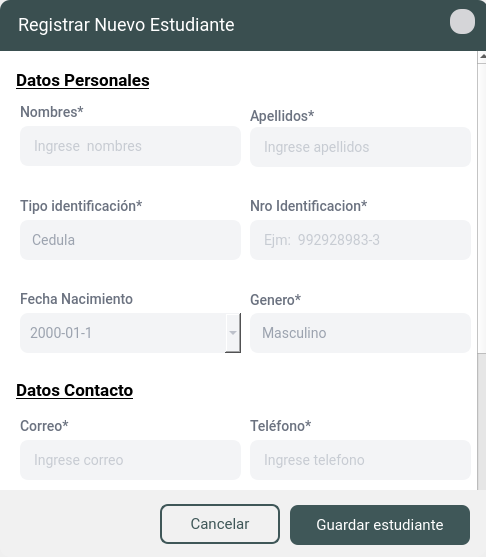
<?xml version="1.0" encoding="UTF-8"?>
<ui version="4.0">
 <class>FormularioEstudiante</class>
 <widget class="QDialog" name="FormularioEstudiante">
  <property name="geometry">
   <rect>
    <x>0</x>
    <y>0</y>
    <width>486</width>
    <height>557</height>
   </rect>
  </property>
  <property name="minimumSize">
   <size>
    <width>486</width>
    <height>557</height>
   </size>
  </property>
  <property name="maximumSize">
   <size>
    <width>486</width>
    <height>557</height>
   </size>
  </property>
  <property name="windowTitle">
   <string>Formulario Estudiante</string>
  </property>
  <layout class="QGridLayout" name="gridLayout">
   <property name="leftMargin">
    <number>0</number>
   </property>
   <property name="topMargin">
    <number>0</number>
   </property>
   <property name="rightMargin">
    <number>0</number>
   </property>
   <property name="bottomMargin">
    <number>0</number>
   </property>
   <property name="spacing">
    <number>0</number>
   </property>
   <item row="0" column="0">
    <widget class="QFrame" name="frame">
     <property name="styleSheet">
      <string notr="true">#frame{background-color: #f1f1f1;
border-top-left-radius: 10px;
border-top-right-radius: 10px; 
border-bottom-right-radius: 10px;
border-bottom-left-radius: 10px;}

</string>
     </property>
     <property name="frameShape">
      <enum>QFrame::NoFrame</enum>
     </property>
     <property name="frameShadow">
      <enum>QFrame::Raised</enum>
     </property>
     <widget class="QScrollArea" name="scrollArea">
      <property name="geometry">
       <rect>
        <x>0</x>
        <y>50</y>
        <width>491</width>
        <height>461</height>
       </rect>
      </property>
      <property name="styleSheet">
       <string notr="true">#scrollArea{background-color: #f1f1f1; 
border-bottom-right-radius: 10px;
border-bottom-left-radius: 10px;}



QLabel{
font-family: Roboto;
font-style: normal;
font-weight: 450;
font-size: 14px;
letter-spacing: 0.02em;
color: #6B7280;}


QLineEdit{
font-family: Roboto;
font-style: normal;
font-weight: normal;
font-size: 14px;
letter-spacing: 0.02em;
background: #F3F4F6;
border: 2px solid #F3F4F6;
border-radius: 8px;
color:#9CA3AF;
padding:10px}

QLineEdit::focus{
background: #FFFFFF;
border: 2px solid #344647;
border-radius: 8px;
}



QDateEdit {
    font-family: Roboto;
    font-style: normal;
    font-weight: normal;
    font-size: 14px;
    letter-spacing: 0.02em;
    background: #F3F4F6;
    color: #9CA3AF;
    padding: 8px;
    border-radius: 8px;
}

QDateEdit::up-button {
    min-width: 25px;
    min-height: 12px;
    background-color: #F3F4F6; 
    border-radius: 6px;
}

QDateEdit::down-button {
    min-width: 25px;
    min-height: 12px;
    background-color: #F3F4F6; 
    border-radius: 6px;
}

QDateEdit::up-arrow {
    image: url(:/menu/contraerarriba.png);
    width: 11px;
    height: 11px;
}

QDateEdit::down-arrow {
    image: url(:/menu/contraerabajo.png);
    width: 11px;
    height: 11px;
}

QDateEdit:focus {
    background: #FFFFFF;
    border: 2px solid #344647;
    border-radius: 8px;
}

/* Estilo para el QCalendarWidget */
QCalendarWidget {
    font-family: Roboto;
    background: #F3F4F6;
    color: #344647;
    border: 2px solid #344647;
    border-radius: 8px;
}

QCalendarWidget QToolButton {
    background-color: #F3F4F6;
    color: #344647;
    font-size: 14px;
    border: none;
    margin: 5px;
    padding: 5px;
}

QCalendarWidget QToolButton:hover {
    background-color: #E2E3E4;
}

QCalendarWidget QMenu {
    background-color: #F3F4F6;
    color: #344647;
}

QCalendarWidget QSpinBox {
    background: #F3F4F6;
    color: #344647;
    font-size: 14px;
    border: 1px solid #E2E3E4;
    border-radius: 4px;
    margin: 2px;
}

QCalendarWidget QSpinBox::up-button, QCalendarWidget QSpinBox::down-button {
    subcontrol-origin: border;
    background: #E2E3E4;
    border: none;
}

QCalendarWidget QSpinBox::up-arrow, QCalendarWidget QSpinBox::down-arrow {
    width: 10px;
    height: 10px;
}

QCalendarWidget QAbstractItemView:enabled {
    font-size: 14px;
    color: #344647;
    background-color: #FFFFFF;
    selection-background-color: #689091;
    selection-color: #FFFFFF;
    outline: none;
}

QCalendarWidget QAbstractItemView:disabled {
    color: #9CA3AF;
}

QCalendarWidget QWidget#qt_calendar_navigationbar {
    background-color: #F3F4F6;
    border-bottom: 1px solid #E2E3E4;
}

/* COMBOBOX */

QComboBox{
font-family: Roboto;
font-style: normal;
font-weight: normal;
font-size: 14px;
letter-spacing: 0.02em;
background: #F3F4F6;
color:#9CA3AF;
border-radius:8px;
padding:10px;
combobox-popup: 0;
border: 2px solid #F3F4F6;

}


QComboBox::drop-down
{
    width: 20px;
    border-left-width: 1px;
	padding: 10px 10px 10px 20px;
 }


QComboBox QAbstractItemView {
	color:#9CA3AF;
	font-size:14px;
	background-color: #F3F4F6;
	selection-background-color:#344647;
	selection-color:#ffffff;
	outline: 0px;
   border: 1px solid #344647;
 border-radius:8px;
padding:10px
}



QComboBox::down-arrow
{
	image: url(:/menu/contraerabajo.png);
     width: 11px;
     height: 11px;
}

QComboBox::focus{
background: #FFFFFF;
border: 2px solid #344647;
border-radius: 8px;
}

/* QLabel para Mostrar Error */
QLabel#errorNombres, #errorApellidos, #errorIdentificacion, #errorFechaNacimiento, #errorCorreo, #errorTelefono, #errorDireccion{
    font-family: Roboto;
    font-style: normal;
    font-weight: bold;
    font-size: 14px;
    color: #D32F2F; 
}



</string>
      </property>
      <property name="frameShape">
       <enum>QFrame::NoFrame</enum>
      </property>
      <property name="widgetResizable">
       <bool>true</bool>
      </property>
      <widget class="QWidget" name="scroll_registro_estudiante">
       <property name="geometry">
        <rect>
         <x>0</x>
         <y>0</y>
         <width>474</width>
         <height>690</height>
        </rect>
       </property>
       <property name="minimumSize">
        <size>
         <width>0</width>
         <height>690</height>
        </size>
       </property>
       <property name="styleSheet">
        <string notr="true">#scroll_registro_estudiante{
	background-color: rgb(255, 255, 255);
border-bottom-right-radius: 10px;
border-bottom-left-radius: 10px;
}
</string>
       </property>
       <widget class="QLabel" name="datospersonales">
        <property name="geometry">
         <rect>
          <x>10</x>
          <y>20</y>
          <width>161</width>
          <height>21</height>
         </rect>
        </property>
        <property name="styleSheet">
         <string notr="true">#datospersonales {
    font-family: Roboto;
    font-style: normal;
    font-weight: bold;
    font-size: 17px;
    letter-spacing: 0.02em;
    color: #000000; 
    padding: 2px; 
    text-decoration: underline; /* Agrega subrayado */
}
</string>
        </property>
        <property name="text">
         <string>Datos Personales</string>
        </property>
       </widget>
       <widget class="QLineEdit" name="line_nombres">
        <property name="enabled">
         <bool>true</bool>
        </property>
        <property name="geometry">
         <rect>
          <x>20</x>
          <y>76</y>
          <width>221</width>
          <height>40</height>
         </rect>
        </property>
        <property name="styleSheet">
         <string notr="true"/>
        </property>
        <property name="maxLength">
         <number>30</number>
        </property>
        <property name="frame">
         <bool>true</bool>
        </property>
        <property name="alignment">
         <set>Qt::AlignLeading|Qt::AlignLeft|Qt::AlignVCenter</set>
        </property>
        <property name="placeholderText">
         <string>Ingrese  nombres</string>
        </property>
       </widget>
       <widget class="QLabel" name="lbl11">
        <property name="geometry">
         <rect>
          <x>20</x>
          <y>50</y>
          <width>171</width>
          <height>21</height>
         </rect>
        </property>
        <property name="styleSheet">
         <string notr="true"/>
        </property>
        <property name="text">
         <string>Nombres*</string>
        </property>
        <property name="alignment">
         <set>Qt::AlignBottom|Qt::AlignLeading|Qt::AlignLeft</set>
        </property>
       </widget>
       <widget class="QLabel" name="lbl11_2">
        <property name="geometry">
         <rect>
          <x>250</x>
          <y>54</y>
          <width>171</width>
          <height>21</height>
         </rect>
        </property>
        <property name="styleSheet">
         <string notr="true"/>
        </property>
        <property name="text">
         <string>Apellidos*</string>
        </property>
        <property name="alignment">
         <set>Qt::AlignBottom|Qt::AlignLeading|Qt::AlignLeft</set>
        </property>
       </widget>
       <widget class="QLineEdit" name="line_apellidos">
        <property name="enabled">
         <bool>true</bool>
        </property>
        <property name="geometry">
         <rect>
          <x>250</x>
          <y>77</y>
          <width>221</width>
          <height>40</height>
         </rect>
        </property>
        <property name="styleSheet">
         <string notr="true"/>
        </property>
        <property name="maxLength">
         <number>30</number>
        </property>
        <property name="frame">
         <bool>true</bool>
        </property>
        <property name="alignment">
         <set>Qt::AlignLeading|Qt::AlignLeft|Qt::AlignVCenter</set>
        </property>
        <property name="placeholderText">
         <string>Ingrese apellidos</string>
        </property>
       </widget>
       <widget class="QComboBox" name="cbo_tipoIdentificacion">
        <property name="geometry">
         <rect>
          <x>20</x>
          <y>170</y>
          <width>221</width>
          <height>40</height>
         </rect>
        </property>
        <item>
         <property name="text">
          <string>Cedula</string>
         </property>
        </item>
        <item>
         <property name="text">
          <string>Carnet extranjeria</string>
         </property>
        </item>
        <item>
         <property name="text">
          <string>Pasaporte</string>
         </property>
        </item>
       </widget>
       <widget class="QLabel" name="lbl9_2">
        <property name="geometry">
         <rect>
          <x>20</x>
          <y>144</y>
          <width>131</width>
          <height>21</height>
         </rect>
        </property>
        <property name="styleSheet">
         <string notr="true"/>
        </property>
        <property name="text">
         <string>Tipo identificación*</string>
        </property>
        <property name="alignment">
         <set>Qt::AlignBottom|Qt::AlignLeading|Qt::AlignLeft</set>
        </property>
       </widget>
       <widget class="QLineEdit" name="line_identificacion">
        <property name="enabled">
         <bool>true</bool>
        </property>
        <property name="geometry">
         <rect>
          <x>250</x>
          <y>170</y>
          <width>221</width>
          <height>40</height>
         </rect>
        </property>
        <property name="styleSheet">
         <string notr="true"/>
        </property>
        <property name="frame">
         <bool>true</bool>
        </property>
        <property name="cursorPosition">
         <number>0</number>
        </property>
        <property name="alignment">
         <set>Qt::AlignLeading|Qt::AlignLeft|Qt::AlignVCenter</set>
        </property>
        <property name="dragEnabled">
         <bool>false</bool>
        </property>
        <property name="readOnly">
         <bool>false</bool>
        </property>
        <property name="placeholderText">
         <string>Ejm:  992928983-3</string>
        </property>
        <property name="cursorMoveStyle">
         <enum>Qt::LogicalMoveStyle</enum>
        </property>
        <property name="clearButtonEnabled">
         <bool>false</bool>
        </property>
       </widget>
       <widget class="QLabel" name="lbl9_4">
        <property name="geometry">
         <rect>
          <x>250</x>
          <y>144</y>
          <width>131</width>
          <height>21</height>
         </rect>
        </property>
        <property name="styleSheet">
         <string notr="true"/>
        </property>
        <property name="text">
         <string>Nro Identificacion*</string>
        </property>
        <property name="alignment">
         <set>Qt::AlignBottom|Qt::AlignLeading|Qt::AlignLeft</set>
        </property>
       </widget>
       <widget class="QLabel" name="label_97">
        <property name="geometry">
         <rect>
          <x>20</x>
          <y>234</y>
          <width>161</width>
          <height>31</height>
         </rect>
        </property>
        <property name="text">
         <string>Fecha Nacimiento</string>
        </property>
       </widget>
       <widget class="QDateEdit" name="date_fechaNacimiento">
        <property name="geometry">
         <rect>
          <x>20</x>
          <y>263</y>
          <width>221</width>
          <height>40</height>
         </rect>
        </property>
        <property name="cursor">
         <cursorShape>PointingHandCursor</cursorShape>
        </property>
        <property name="styleSheet">
         <string notr="true"/>
        </property>
        <property name="displayFormat">
         <string>yyyy-MM-d</string>
        </property>
        <property name="calendarPopup">
         <bool>true</bool>
        </property>
       </widget>
       <widget class="QLabel" name="lbl9_3">
        <property name="geometry">
         <rect>
          <x>250</x>
          <y>238</y>
          <width>131</width>
          <height>21</height>
         </rect>
        </property>
        <property name="styleSheet">
         <string notr="true"/>
        </property>
        <property name="text">
         <string>Genero*</string>
        </property>
        <property name="alignment">
         <set>Qt::AlignBottom|Qt::AlignLeading|Qt::AlignLeft</set>
        </property>
       </widget>
       <widget class="QComboBox" name="cbo_genero">
        <property name="geometry">
         <rect>
          <x>250</x>
          <y>263</y>
          <width>221</width>
          <height>40</height>
         </rect>
        </property>
        <item>
         <property name="text">
          <string>Masculino</string>
         </property>
        </item>
        <item>
         <property name="text">
          <string>Femenino</string>
         </property>
        </item>
        <item>
         <property name="text">
          <string>Otro</string>
         </property>
        </item>
       </widget>
       <widget class="QLabel" name="datoscontacto">
        <property name="geometry">
         <rect>
          <x>10</x>
          <y>330</y>
          <width>171</width>
          <height>21</height>
         </rect>
        </property>
        <property name="styleSheet">
         <string notr="true">#datoscontacto {
    font-family: Roboto;
    font-style: normal;
    font-weight: bold;
    font-size: 17px;
    letter-spacing: 0.02em;
    color: #000000; 
    padding: 2px; 
    text-decoration: underline; /* Agrega subrayado */
}
</string>
        </property>
        <property name="text">
         <string>Datos Contacto</string>
        </property>
       </widget>
       <widget class="QLabel" name="lbl11_3">
        <property name="geometry">
         <rect>
          <x>20</x>
          <y>364</y>
          <width>171</width>
          <height>21</height>
         </rect>
        </property>
        <property name="styleSheet">
         <string notr="true"/>
        </property>
        <property name="text">
         <string>Correo*</string>
        </property>
        <property name="alignment">
         <set>Qt::AlignBottom|Qt::AlignLeading|Qt::AlignLeft</set>
        </property>
       </widget>
       <widget class="QLineEdit" name="line_correo">
        <property name="enabled">
         <bool>true</bool>
        </property>
        <property name="geometry">
         <rect>
          <x>20</x>
          <y>390</y>
          <width>221</width>
          <height>40</height>
         </rect>
        </property>
        <property name="styleSheet">
         <string notr="true"/>
        </property>
        <property name="maxLength">
         <number>30</number>
        </property>
        <property name="frame">
         <bool>true</bool>
        </property>
        <property name="alignment">
         <set>Qt::AlignLeading|Qt::AlignLeft|Qt::AlignVCenter</set>
        </property>
        <property name="placeholderText">
         <string>Ingrese correo</string>
        </property>
       </widget>
       <widget class="QLineEdit" name="line_telefono">
        <property name="enabled">
         <bool>true</bool>
        </property>
        <property name="geometry">
         <rect>
          <x>250</x>
          <y>390</y>
          <width>221</width>
          <height>40</height>
         </rect>
        </property>
        <property name="styleSheet">
         <string notr="true"/>
        </property>
        <property name="maxLength">
         <number>30</number>
        </property>
        <property name="frame">
         <bool>true</bool>
        </property>
        <property name="alignment">
         <set>Qt::AlignLeading|Qt::AlignLeft|Qt::AlignVCenter</set>
        </property>
        <property name="placeholderText">
         <string>Ingrese telefono</string>
        </property>
       </widget>
       <widget class="QLabel" name="lbl11_4">
        <property name="geometry">
         <rect>
          <x>250</x>
          <y>364</y>
          <width>171</width>
          <height>21</height>
         </rect>
        </property>
        <property name="styleSheet">
         <string notr="true"/>
        </property>
        <property name="text">
         <string>Teléfono*</string>
        </property>
        <property name="alignment">
         <set>Qt::AlignBottom|Qt::AlignLeading|Qt::AlignLeft</set>
        </property>
       </widget>
       <widget class="QLineEdit" name="line_direccion">
        <property name="enabled">
         <bool>true</bool>
        </property>
        <property name="geometry">
         <rect>
          <x>20</x>
          <y>480</y>
          <width>451</width>
          <height>40</height>
         </rect>
        </property>
        <property name="styleSheet">
         <string notr="true"/>
        </property>
        <property name="maxLength">
         <number>30</number>
        </property>
        <property name="frame">
         <bool>true</bool>
        </property>
        <property name="alignment">
         <set>Qt::AlignLeading|Qt::AlignLeft|Qt::AlignVCenter</set>
        </property>
        <property name="placeholderText">
         <string>Ingrese calle , pais</string>
        </property>
       </widget>
       <widget class="QLabel" name="lbl11_5">
        <property name="geometry">
         <rect>
          <x>20</x>
          <y>454</y>
          <width>171</width>
          <height>21</height>
         </rect>
        </property>
        <property name="styleSheet">
         <string notr="true"/>
        </property>
        <property name="text">
         <string>Dirección*</string>
        </property>
        <property name="alignment">
         <set>Qt::AlignBottom|Qt::AlignLeading|Qt::AlignLeft</set>
        </property>
       </widget>
       <widget class="QLabel" name="datosacademicos">
        <property name="geometry">
         <rect>
          <x>10</x>
          <y>550</y>
          <width>181</width>
          <height>21</height>
         </rect>
        </property>
        <property name="styleSheet">
         <string notr="true">#datosacademicos {
    font-family: Roboto;
    font-style: normal;
    font-weight: bold;
    font-size: 17px;
    letter-spacing: 0.02em;
    color: #000000; 
    padding: 2px; 
    text-decoration: underline; /* Agrega subrayado */
}
</string>
        </property>
        <property name="text">
         <string>Datos Académicos</string>
        </property>
       </widget>
       <widget class="QLabel" name="lbl9_5">
        <property name="geometry">
         <rect>
          <x>20</x>
          <y>584</y>
          <width>131</width>
          <height>21</height>
         </rect>
        </property>
        <property name="styleSheet">
         <string notr="true"/>
        </property>
        <property name="text">
         <string>Carrera*</string>
        </property>
        <property name="alignment">
         <set>Qt::AlignBottom|Qt::AlignLeading|Qt::AlignLeft</set>
        </property>
       </widget>
       <widget class="QComboBox" name="cbo_carrera">
        <property name="geometry">
         <rect>
          <x>20</x>
          <y>610</y>
          <width>451</width>
          <height>40</height>
         </rect>
        </property>
       </widget>
       <widget class="QLabel" name="errorNombres">
        <property name="geometry">
         <rect>
          <x>20</x>
          <y>115</y>
          <width>221</width>
          <height>16</height>
         </rect>
        </property>
        <property name="text">
         <string/>
        </property>
       </widget>
       <widget class="QLabel" name="errorApellidos">
        <property name="geometry">
         <rect>
          <x>250</x>
          <y>120</y>
          <width>221</width>
          <height>16</height>
         </rect>
        </property>
        <property name="text">
         <string/>
        </property>
       </widget>
       <widget class="QLabel" name="errorIdentificacion">
        <property name="geometry">
         <rect>
          <x>250</x>
          <y>210</y>
          <width>221</width>
          <height>16</height>
         </rect>
        </property>
        <property name="text">
         <string/>
        </property>
       </widget>
       <widget class="QLabel" name="errorFechaNacimiento">
        <property name="geometry">
         <rect>
          <x>20</x>
          <y>300</y>
          <width>221</width>
          <height>16</height>
         </rect>
        </property>
        <property name="text">
         <string/>
        </property>
       </widget>
       <widget class="QLabel" name="errorCorreo">
        <property name="geometry">
         <rect>
          <x>20</x>
          <y>430</y>
          <width>221</width>
          <height>16</height>
         </rect>
        </property>
        <property name="text">
         <string/>
        </property>
       </widget>
       <widget class="QLabel" name="errorTelefono">
        <property name="geometry">
         <rect>
          <x>250</x>
          <y>430</y>
          <width>221</width>
          <height>16</height>
         </rect>
        </property>
        <property name="text">
         <string/>
        </property>
       </widget>
       <widget class="QLabel" name="errorDireccion">
        <property name="geometry">
         <rect>
          <x>20</x>
          <y>520</y>
          <width>441</width>
          <height>16</height>
         </rect>
        </property>
        <property name="text">
         <string/>
        </property>
       </widget>
      </widget>
     </widget>
     <widget class="QFrame" name="frame_pie_pagina">
      <property name="geometry">
       <rect>
        <x>0</x>
        <y>490</y>
        <width>491</width>
        <height>61</height>
       </rect>
      </property>
      <property name="styleSheet">
       <string notr="true">#frame_pie_pagina{background-color: #f1f1f1; 
border-bottom-right-radius: 10px;
border-bottom-left-radius: 10px;}

/*  BOTON */

QPushButton {
    font-family: Roboto;
    font-style: normal;
    font-weight: normal;
    font-size: 15px;
    letter-spacing: 0.02em;
    color: white;
    padding: 8px 16px;
    background: #3f5758;
    border: none; 
    border-radius: 8px; 
}

QPushButton:hover {
    background: #4a6b6c; 
    border: none;
    border-radius: 8px;
}


QPushButton:pressed {
    background: #2e4546;
    border: none;
    border-radius: 8px;
}


/* Botón Cancelar */
QPushButton#cancelButton {
    font-family: Roboto;
    font-style: normal;
    font-weight: normal;
    font-size: 15px;
    letter-spacing: 0.02em;
    color: #3f5758;
    padding: 8px 16px;
    background: transparent;
    border: 2px solid #3f5758; 
    border-radius: 8px; 
}

QPushButton#cancelButton:hover {
    background: rgba(63, 87, 88, 0.1); /* Fondo ligeramente oscuro en hover */
    color: #2e4546; 
    border: 2px solid #2e4546;
}

QPushButton#cancelButton:pressed {
    background: rgba(63, 87, 88, 0.2); /* Fondo más oscuro en estado presionado */
    color: #1c2d2e; 
    border: 2px solid #1c2d2e;
}

</string>
      </property>
      <property name="frameShape">
       <enum>QFrame::NoFrame</enum>
      </property>
      <property name="frameShadow">
       <enum>QFrame::Raised</enum>
      </property>
      <widget class="QPushButton" name="btn_agregar_estudiantes">
       <property name="geometry">
        <rect>
         <x>290</x>
         <y>15</y>
         <width>180</width>
         <height>40</height>
        </rect>
       </property>
       <property name="minimumSize">
        <size>
         <width>180</width>
         <height>40</height>
        </size>
       </property>
       <property name="maximumSize">
        <size>
         <width>110</width>
         <height>40</height>
        </size>
       </property>
       <property name="cursor">
        <cursorShape>PointingHandCursor</cursorShape>
       </property>
       <property name="styleSheet">
        <string notr="true"/>
       </property>
       <property name="text">
        <string>Guardar estudiante</string>
       </property>
       <property name="icon">
        <iconset resource="../image/source.qrc">
         <normaloff>:/menu/botonadd.png</normaloff>:/menu/botonadd.png</iconset>
       </property>
       <property name="iconSize">
        <size>
         <width>15</width>
         <height>21</height>
        </size>
       </property>
      </widget>
      <widget class="QPushButton" name="cancelButton">
       <property name="geometry">
        <rect>
         <x>160</x>
         <y>14</y>
         <width>120</width>
         <height>40</height>
        </rect>
       </property>
       <property name="minimumSize">
        <size>
         <width>120</width>
         <height>40</height>
        </size>
       </property>
       <property name="maximumSize">
        <size>
         <width>120</width>
         <height>40</height>
        </size>
       </property>
       <property name="cursor">
        <cursorShape>PointingHandCursor</cursorShape>
       </property>
       <property name="focusPolicy">
        <enum>Qt::NoFocus</enum>
       </property>
       <property name="styleSheet">
        <string notr="true"/>
       </property>
       <property name="text">
        <string>Cancelar</string>
       </property>
       <property name="icon">
        <iconset resource="../image/source.qrc">
         <normaloff>:/menu/no.png</normaloff>:/menu/no.png</iconset>
       </property>
       <property name="iconSize">
        <size>
         <width>15</width>
         <height>21</height>
        </size>
       </property>
      </widget>
     </widget>
     <widget class="QFrame" name="frame_2">
      <property name="geometry">
       <rect>
        <x>0</x>
        <y>0</y>
        <width>488</width>
        <height>51</height>
       </rect>
      </property>
      <property name="minimumSize">
       <size>
        <width>0</width>
        <height>0</height>
       </size>
      </property>
      <property name="maximumSize">
       <size>
        <width>16777215</width>
        <height>16777215</height>
       </size>
      </property>
      <property name="styleSheet">
       <string notr="true">#frame_2{background: #3A4F50 ;border-top-left-radius: 10px;
border-top-right-radius: 10px;}</string>
      </property>
      <property name="frameShape">
       <enum>QFrame::NoFrame</enum>
      </property>
      <property name="frameShadow">
       <enum>QFrame::Raised</enum>
      </property>
      <widget class="QToolButton" name="btn_closeedit">
       <property name="geometry">
        <rect>
         <x>450</x>
         <y>9</y>
         <width>25</width>
         <height>25</height>
        </rect>
       </property>
       <property name="focusPolicy">
        <enum>Qt::NoFocus</enum>
       </property>
       <property name="toolTip">
        <string>Cerrar</string>
       </property>
       <property name="styleSheet">
        <string notr="true">#btn_closeedit{
font-family: Roboto;
font-weight: normal;
font-size: 14px;
background-color: #d5d5d8;
color: #6B7280;
border-radius:11px
}



#btn_closeedit:hover{background:#ce4d3a ;
border-radius:11px; }

</string>
       </property>
       <property name="text">
        <string/>
       </property>
       <property name="icon">
        <iconset resource="../image/source.qrc">
         <normaloff>:/menu/x.png</normaloff>:/menu/x.png</iconset>
       </property>
       <property name="iconSize">
        <size>
         <width>13</width>
         <height>13</height>
        </size>
       </property>
       <property name="autoRaise">
        <bool>true</bool>
       </property>
      </widget>
      <widget class="QLabel" name="lbl_titulo_ventana">
       <property name="geometry">
        <rect>
         <x>18</x>
         <y>14</y>
         <width>401</width>
         <height>21</height>
        </rect>
       </property>
       <property name="styleSheet">
        <string notr="true">QLabel{font-family: Roboto;
font-style: normal;
font-weight: normal;
font-size: 18px;
line-height: 23px;
letter-spacing: 0.02em;
color: #FFFFFF;}</string>
       </property>
       <property name="text">
        <string>Registrar Nuevo Estudiante</string>
       </property>
      </widget>
     </widget>
    </widget>
   </item>
  </layout>
 </widget>
 <resources>
  <include location="../image/source.qrc"/>
 </resources>
 <connections/>
</ui>
